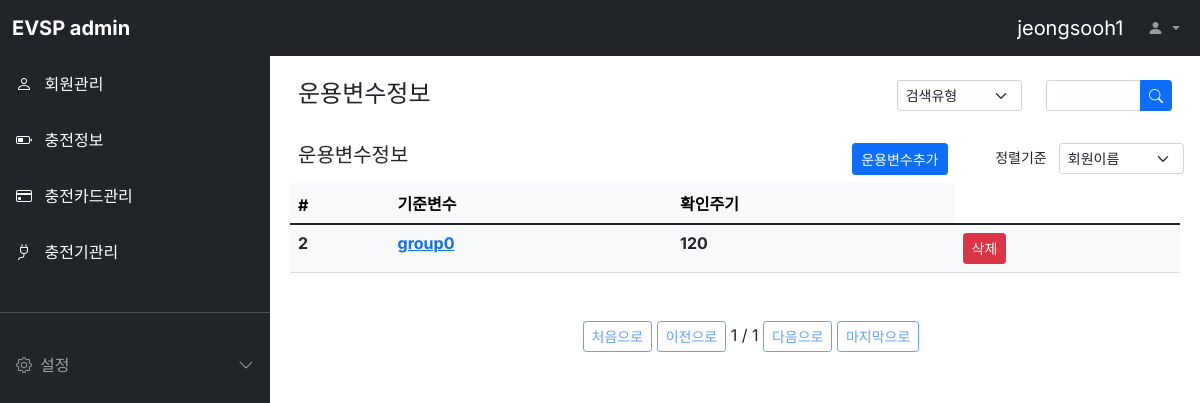
Page /variables/ (signed in) on the committed database.
### variables/models.py (models this page shows, shortened)
class Variables(models.Model):
  group = models.CharField(max_length=64, blank=True, verbose_name="기준변수")
  interval = models.IntegerField(null=True, verbose_name='확인주기')
  class Meta:
    db_table = 'evsp_variables'
    verbose_name = '운용변수'
    verbose_name_plural = '운용변수'

### variables/views.py (the view)
# urls.py: path('variables/', VariablesList.as_view()),
class VariablesList(ListView):
  model = Variables
  template_name='variables.html'
  context_object_name = 'variablesList'
  paginate_by = 2
  queryset = Variables.objects.all()
  def get_context_data(self, **kwargs):
    context = super().get_context_data(**kwargs)
    user_id = self.request.session['user']
    context['loginuser'] = user_id
    return context

### variables/templates/variables.html (shortened to what this page needs)
{% extends "base.html" %}
{% block contents %}
<div class="row mt-3 mx-3">
  <div class="col-md-8 fw-bold"><h4>운용변수정보</h4></div>
  <div class="col-md-2">
    <select class="form-select form-select-sm" aria-label="Default select example">
      <option selected>검색유형</option>
    </select>
  </div>
  <div class="col-md-2">
    <form>
      <div class="input-group input-group-sm">
        <input type="text" class="form-control" placeholder="" aria-label="Recipient's userid" aria-describedby="button-addon2">
        <button class="btn btn-primary" type="button" id="button-addon2">
          <i class="bi bi-search"></i>
        </button>
      </div>
    </form>
  </div>
</div>
<div class="row mt-3 mx-3">
  <div class="col-md-6 fw-bold"><h5>운용변수정보</h5></div>
  <div class="col-md-3 d-grid justify-content-md-end">
    <button class="btn btn-primary btn-sm"
      onclick="location.href='/variables/register/'">운용변수추가
    </button>
  </div>
  <div class="col-md-3">
    <div class="row justify-content-end">
      <label class="col form-select-sm text-end">정렬기준</label>
      <select class="col form-select form-select-sm" aria-label="Default select example">
        <option selected>회원이름</option>
      </select>
    </div>
  </div>
</div>
<div class="row mt-2 mx-2">
  <div class="col-12">
    <table class="table table-light">
      <thead class="thead-light">
        <tr>
          <th scope="col">#</th>
          <th scope="col">기준변수</th>
          <th scope="col">확인주기</th>
        </tr>
      </thead>
      <tbody class="text-dark">
        {% for variables in variablesList %}
        <tr>
          <th scope="row">{{ variables.id }}</th>
          <th><a id="variables-{{ variables.id }}" onmouseenter="variables_detail({{ variables.id }});" onmouseleave="variables_leave({{ variables.id }});"
            href="/variables/{{ variables.id }}">{{ variables.group }}</a></th>
          <th>{{ variables.interval }}</th>
          <th><a class="btn btn-primary btn-sm btn-danger" id="variables-{{ variables.id }}"
            href="/variables/{{ variables.id }}/delete" target="_blank">삭제</a></th>
        </tr>
        {% endfor %}
      </tbody>
    </table>
    <div class="pagination justify-content-center mt-5">
      <ul class="step-links">
        {% if page_obj.has_previous %}
        <a class="btn btn-sm btn-outline-primary" href="?page=1">처음으로</a>
        <a class="btn btn-sm btn-outline-primary" href="?page={{ page_obj.previous_page_number }}">이전으로</a>
        {% else %}
        <a class="btn btn-sm btn-outline-primary disabled" href="#">처음으로</a>
        <a class="btn btn-sm btn-outline-primary disabled" href="#">이전으로</a>
        {% endif %}
      <span class="current">
        {{ page_obj.number }} / {{ page_obj.paginator.num_pages }}
      </span>
        {% if page_obj.has_next %}
        <a class="btn btn-sm btn-outline-primary" href="?page={{ page_obj.next_page_number }}">다음으로</a>
        <a class="btn btn-sm btn-outline-primary" href="?page={{ page_obj.paginator.num_pages }}">마지막으로</a>
        {% else %}
        <a class="btn btn-sm btn-outline-primary disabled" href="#">다음으로</a>
        <a class="btn btn-sm btn-outline-primary disabled" href="#">마지막으로</a>
        {% endif %}
      </ul>
    </div>
  </div>
</div>
{% endblock %}

### static/style.css (style rules this page uses)
body, button { font-family: "Inter", sans-serif; }
:root { --offcanvas-width: 270px; --topNavbarHeight: 56px; }
@media (min-width: 992px) { body { overflow: auto !important; } }

### rows in the picture
Variables: id "2", group "group0", interval "120"

### other values in the picture
{{ loginuser }} "jeongsooh1"
{{ page_obj.number }} "1"
{{ page_obj.paginator.num_pages }} "1"
